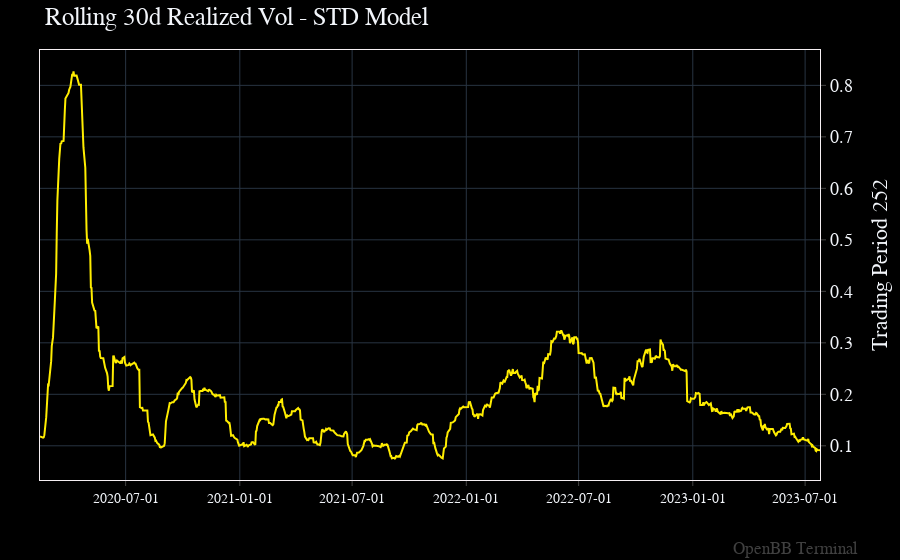

The cell this chart's notebook holds for it:
### Code cell
# rvol = ob.ta.rvol_std(df, window=1).rename("Trading Period 252")
# ob.qa.line(data=rvol, title="Rolling 30d Realized Vol - STD Model", log_y=False)

### Figure 1 — Plotly figure (JSON) as saved in the notebook; plotly's stock layout.template omitted (floating-point values rounded to 4 significant figures; data arrays with more than 128 entries replaced by an {"elided": "..."} marker saying what was removed)
{"data": [{"hovertemplate": "%{y}<extra></extra>", "mode": "lines", "name": "", "showlegend": false, "type": "scatter", "x": {"elided": "866 str values"}, "xhoverformat": "%Y-%m-%d", "y": {"elided": "866 float values"}}], "layout": {"annotations": [{"font": {"color": "gray", "size": 17}, "opacity": 0.5, "showarrow": false, "text": "OpenBB Terminal", "x": 1, "xanchor": "right", "xref": "paper", "xshift": 40, "y": 0, "yanchor": "bottom", "yref": "paper", "yshift": -80}], "bargap": 0, "bargroupgap": 0, "barmode": "overlay", "legend": {"orientation": "v"}, "margin": {"b": 80, "l": 40, "r": 50, "t": 50}, "title": {"text": "Rolling 30d Realized Vol - STD Model"}, "xaxis": {"tick0": 0.5, "tickformatstops": [{"dtickrange": [null, 604800000], "value": "%Y-%m-%d"}, {"dtickrange": [604800000, "M1"], "value": "%Y-%m-%d"}, {"dtickrange": ["M1", null], "value": "%Y-%m-%d"}], "type": "date"}, "yaxis": {"title": {"text": "Trading Period 252"}}}}
